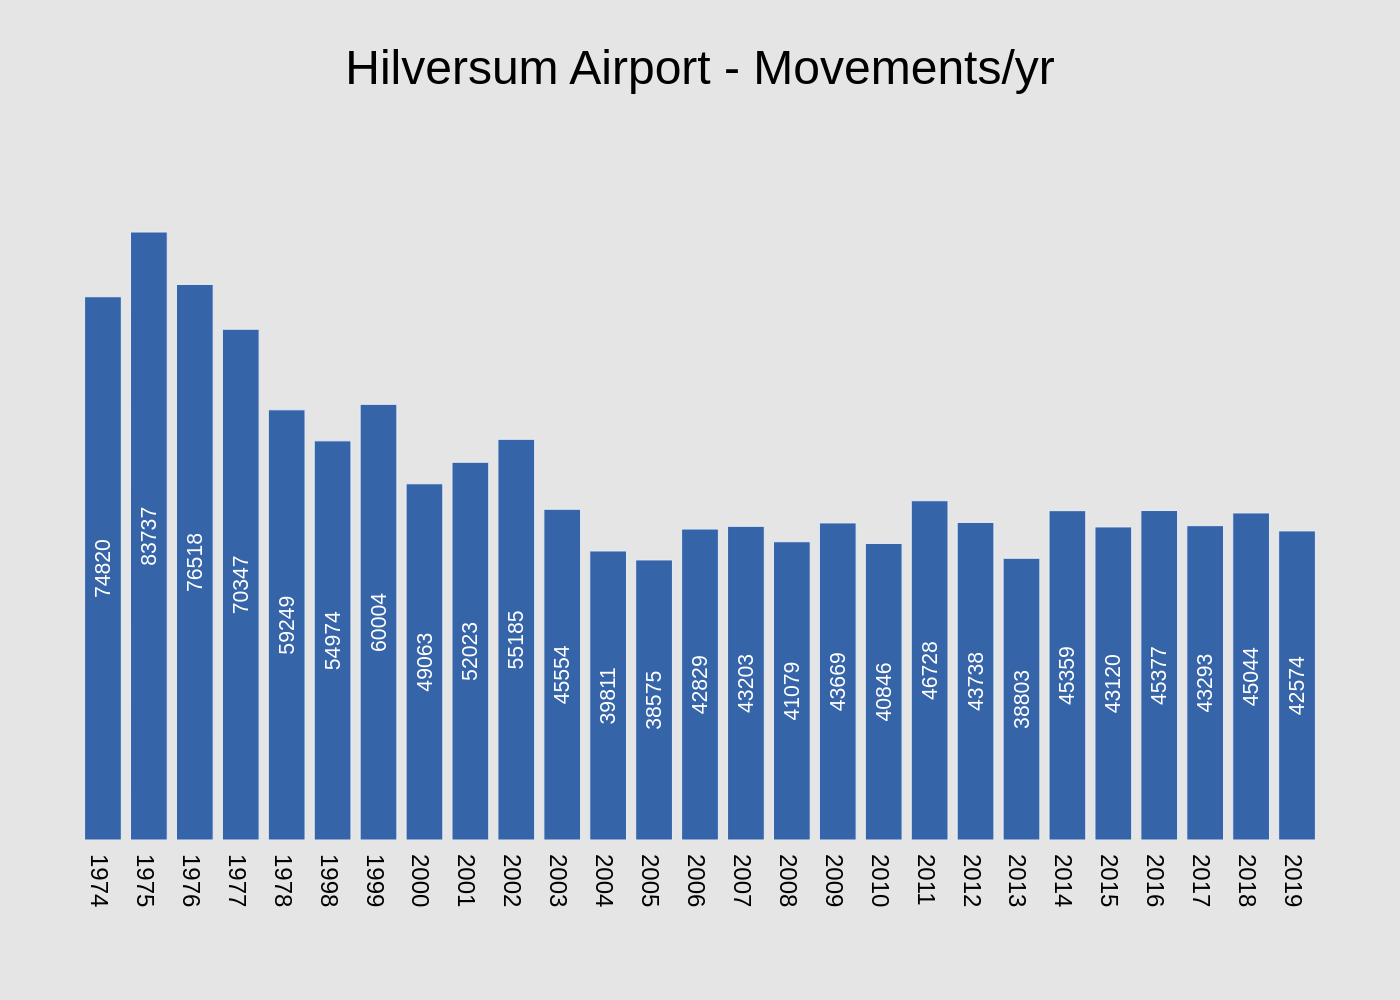

This chart was generated by the following Python code:
import sys
import json
import plotly.graph_objects as go

# Check for command-line argument
if len(sys.argv) != 2:
    print("Usage: python script.py <path_to_json_file>")
    sys.exit(1)

json_path = sys.argv[1]

# Read data from the JSON file
try:
    with open(json_path, 'r', encoding='utf-8') as f:
        data = json.load(f)
except FileNotFoundError:
    print(f"Error: JSON file not found at {json_path}")
    sys.exit(1)
except json.JSONDecodeError:
    print(f"Error: Could not decode JSON from {json_path}")
    sys.exit(1)

# Prepare data for Plotly
chart_data = data.get('chart_data', [])
texts = data.get('texts', {})
colors = data.get('colors', [])

x_values = [item['year'] for item in chart_data]
y_values = [item['movements'] for item in chart_data]

# Create the figure
fig = go.Figure()

# Add bar trace
fig.add_trace(go.Bar(
    x=x_values,
    y=y_values,
    marker_color=colors[0] if colors else None,
    text=y_values,
    textposition='inside',
    textangle=-90,
    insidetextanchor='middle',
    textfont=dict(
        family="Arial",
        size=12,
        color='white'
    ),
    hoverinfo='none'
))

# Build title string
title_text = texts.get('title', '')
if texts.get('subtitle'):
    title_text += f"<br><sub>{texts.get('subtitle')}</sub>"

# Update layout
fig.update_layout(
    title=dict(
        text=title_text,
        x=0.5,
        y=0.95,
        xanchor='center',
        yanchor='top',
        font=dict(
            family="Arial",
            size=24,
            color='black'
        )
    ),
    xaxis=dict(
        title_text=texts.get('x_axis_title'),
        type='category',
        tickmode='array',
        tickvals=x_values,
        ticktext=[str(x) for x in x_values],
        tickfont=dict(family="Arial", size=12, color='black')
    ),
    yaxis=dict(
        title_text=texts.get('y_axis_title'),
        showticklabels=False,
        showgrid=False,
        zeroline=False,
        showline=False
    ),
    font=dict(
        family="Arial"
    ),
    plot_bgcolor='#E5E5E5',
    paper_bgcolor='#E5E5E5',
    showlegend=False,
    margin=dict(t=100, b=80, l=40, r=40)
)

# Determine output filename and save the image
base_filename = json_path.rsplit('.', 1)[0]
output_filename = f"{base_filename}.png"
fig.write_image(output_filename, scale=2)

print(f"Chart saved to {output_filename}")
